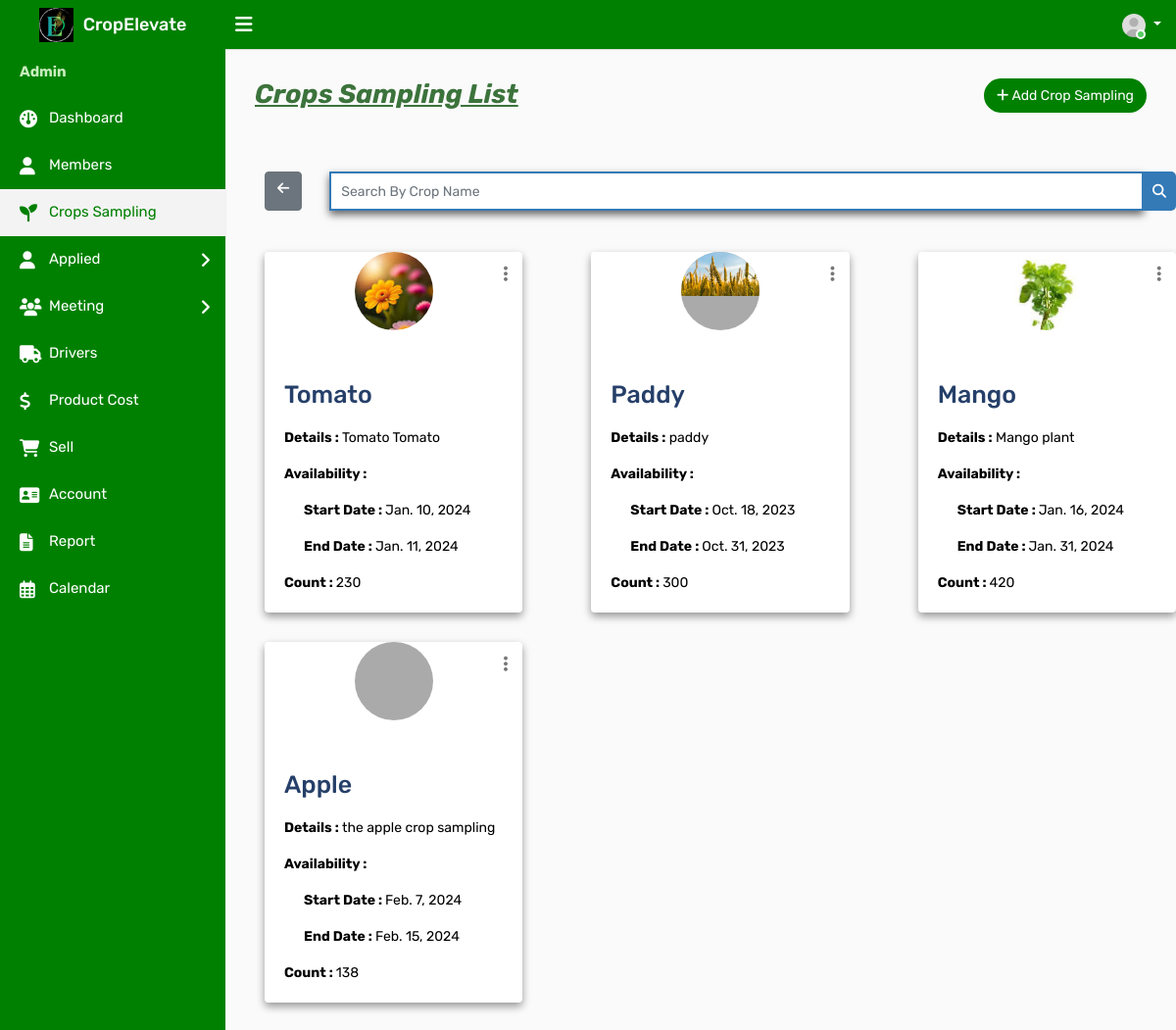
Page /adcrop on the earlier database version.
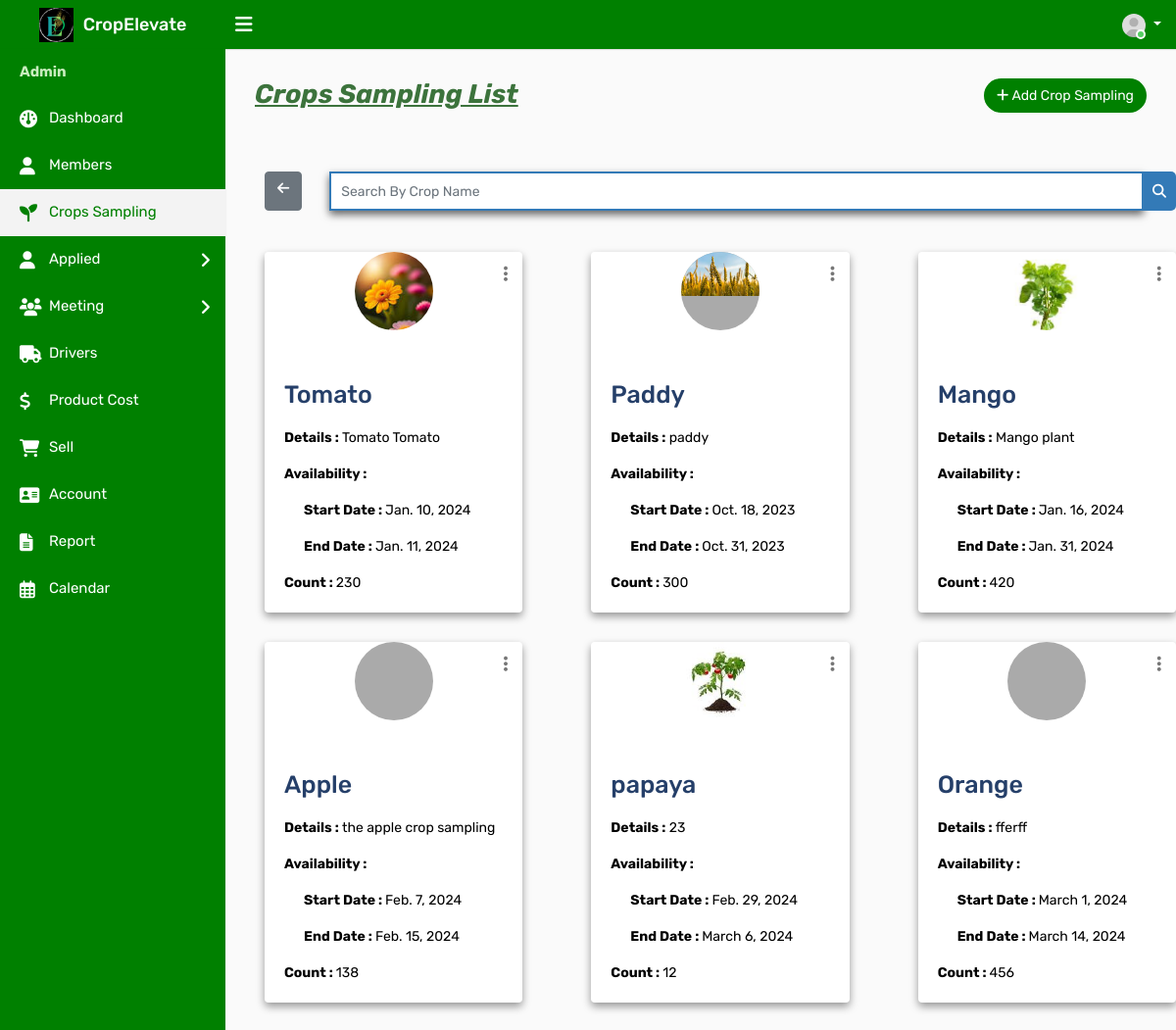
Same page on the later database version.
### ceapp/models.py (models this page shows)
class Crop(models.Model):
    Namec = models.CharField(max_length=100)
    des = models.TextField()
    start_date = models.DateField(null=True, blank=True)
    end_date = models.DateField(null=True, blank=True)
    count = models.PositiveIntegerField(default=0)
    crop_photo = models.ImageField(upload_to='crop_photos/', blank=True, null=True)
    is_active = models.BooleanField(default=True)
    created_at = models.DateTimeField(auto_now_add=True)
    current = models.BooleanField(default=False)

### ceapp/views.py (the view)
# urls.py: path('adcrop',views.adcrop,name='adcrop'),
def adcrop(request):
    crops = Crop.objects.all()
    return render(request, 'admintemp/adcrop.html', {'crops': crops})

### templates/admintemp/adcrop.html (shortened to what this page needs)
{% load static %}
<!DOCTYPE html>
<html lang="en">
<head>
    <link rel="stylesheet" type="text/css" href="{% static 'assets/css/bootstrap.min.css' %}">
    <link rel="stylesheet" type="text/css" href="{% static 'assets/css/dataTables.bootstrap4.min.css' %}">
    <link rel="stylesheet" type="text/css" href="{% static 'assets/css/font-awesome.min.css' %}">
    <link rel="stylesheet" type="text/css" href="{% static 'assets/css/style.css' %}">
    <link rel="stylesheet" href="https://cdnjs.cloudflare.com/ajax/libs/font-awesome/6.2.0/css/all.min.css">
</head>
<body>
    <div class="main-wrapper">
        <div class="header">
			<div class="header-left">
				<a href="{% url 'adindex' %}" class="logo">
					<img src="{% static 'assets/img/adminlogo1.png' %}" width="35" height="35" alt=""> <span>CropElevate</span>
				</a>
			</div>
			<a id="toggle_btn" href="javascript:void(0);"><i class="fa fa-bars"></i></a>
            <ul class="nav user-menu float-right">
                <li class="nav-item dropdown has-arrow">
                    <a href="#" class="dropdown-toggle nav-link user-link" data-toggle="dropdown">
                        <span class="user-img"><img class="rounded-circle" src="{% static 'assets/img/user.jpg' %}" width="40" alt="Admin">
							<span class="status online"></span></span>
                    </a>
                </li>
            </ul>
        </div>
        <div class="sidebar" id="sidebar">
            <div class="sidebar-inner slimscroll">
                <div id="sidebar-menu" class="sidebar-menu">
                    <ul>
                        <li class="menu-title" style="color:#c9edbe; font-weight:bold;">Admin</li>
                        <li>
                            <a href="{% url 'adindex' %}"><i class="fa fa-dashboard"></i> <span>Dashboard</span></a>
                        </li>
						<li>
                            <a href="{% url 'admember' %}"><i class="fa fa-user"></i> <span>Members</span></a>
                        </li>
                        <li class="active">
                            <a href="{% url 'adcrop' %}"><i class="fas fa-seedling fa-2x"></i> <span>Crops Sampling</span></a>
                        </li>
                        <li class="submenu green-background">
                            <a href="#"><i class="fa fa-user"></i> Applied <span class="menu-arrow"></span></a>
                        </li>
                        <li class="submenu green-background">
                            <a href="#"><i class="fas fa-users fa-2x"></i>  Meeting<span class="menu-arrow"></span></a>
                        </li>
                        <li>
                            <a href="{% url 'driver' %}"><i class="fas fa-truck"></i> <span>Drivers</span></a>
                        </li>
                        <li>
                            <a href="{% url 'adproductcost' %}"><i class="fas fa-dollar-sign"></i> <span>Product Cost</span></a>
                        </li>
                        <li>
                            <a href="{% url 'adselldetails' %}"><i class="fas fa-shopping-cart"></i> <span>Sell</span></a>
                        </li>
                        <li>
                            <a href="{% url 'all_accounts' %}"><i class="fa fa-address-card"></i> <span>Account</span></a>
                        </li>
                        <li>
                            <a href="{% url 'adreport' %}"><i class="fas fa-file-text"></i>
                            </i> <span>Report</span></a>
                        </li>
                        <li>
                            <a href="{% url 'adcalendar' %}"><i class="far fa-calendar-alt fa-2x"></i>
                                <span>Calendar</span></a>
                        </li>
                    </ul>
                </div>
            </div>
        </div>
                </div>
                <div class="page-wrapper">
                    <div class="content">
                        <div class="row">
                            <div class="col-sm-5 col-5">
                                <h4 class="page-title" style="font-size:27px; color:#3c733c;" id="croplist"><b><i><u>Crops Sampling List</b></i></u></h4>
                            </div>
                            <div class="col-sm-7 col-7 text-right m-b-30">
                                <a href="{% url 'adaddcrop' %}" class="btn btn-primary btn-rounded" style="background-color: green; color: white;" id="addcro"><i class="fa fa-plus"></i> Add Crop Sampling</a>
                            </div>
                        </div>
                        </div>
                        <div class="row">
                            <div class="col-md-12">
                                <form id="search-form" method="GET" action="{% url 'search_crop' %}">
                                    <div class="input-group">
                                        <a href="{% url 'adcrop' %}" class="btn btn-secondary" style="margin-left:40px;"><i class="fa fa-arrow-left"></i></a>&ensp;&ensp;&ensp;&ensp;
                                        <input type="text" class="form-control custom-search-input" name="cropname" placeholder="Search By Crop Name">
                                        <div class="input-group-append">
                                            <button class="btn btn-primary custom-search-btn" type="submit"><i class="fa fa-search"></i></button>
                                        </div>
                                    </div>
                                </form>
                            </div>
                        </div><br><br>
                        <div class="row">
                            {% for crop in crops %}
                            <div class="col-md-4">
                                <div class="card" style="box-shadow: 0 4px 8px 0 rgba(0, 0, 0, 0.4); margin-left:40px;">
                                    <div class="dropdown profile-action">
                                        <a href="#" class="action-icon dropdown-toggle" data-toggle="dropdown" aria-expanded="false"><i class="fa fa-ellipsis-v"></i></a>
                                    </div>
                                    <div class="doctor-img">
                                        <a class="avatar" href="#"><img alt="" src="{{ crop.crop_photo.url }}"></a>
                                       </div>
                                    <div class="card-body">
                                        <p>
                                        <h5 class="card-title" style="color:#253f69; font-size: 25px;">{{ crop.Namec }}</h5>
                                        <p class="card-text" style="color:black;"><b>Details :</b>  {{ crop.des }}</p>
                                        <p class="card-text" style="color:black;"><b>Availability :</b></p>
                                        <p class="card-text" style= "padding-left:20px; color:black;"><b>Start Date : </b> {{ crop.start_date }}</p>
                                        <p class="card-text"  style= "padding-left:20px; color:black;"><b>End Date :  </b>{{ crop.end_date }}</p>
                                        <p class="card-text"style="color:black;"><b>Count : </b> {{ crop.count }}</p>
                                    </div>
                                </div>
                            </div>
                            {% endfor %}
                        </div>
		</div>
</body>
</html>

Differences in the rows shown:
added Crop: crop_photo (picture), Namec "papaya", des "23", start_date "Feb. 29, 2024", end_date "March 6, 2024", count "12"
added Crop: Namec "Orange", des "fferff", start_date "March 1, 2024", end_date "March 14, 2024", count "456"
